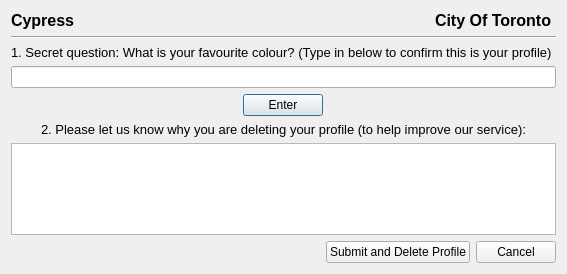
<?xml version="1.0" encoding="UTF-8"?>
<ui version="4.0">
 <class>deleteProfileFeedback</class>
 <widget class="QDialog" name="deleteProfileFeedback">
  <property name="geometry">
   <rect>
    <x>0</x>
    <y>0</y>
    <width>437</width>
    <height>274</height>
   </rect>
  </property>
  <property name="windowTitle">
   <string>Delete Profile</string>
  </property>
  <layout class="QVBoxLayout" name="verticalLayout">
   <item>
    <layout class="QGridLayout" name="gridLayout_2">
     <item row="0" column="1" alignment="Qt::AlignRight">
      <widget class="QLabel" name="label_3">
       <property name="text">
        <string>&lt;html&gt;&lt;head/&gt;&lt;body&gt;&lt;p&gt;&lt;span style=&quot; font-size:12pt; font-weight:600;&quot;&gt;City Of Toronto &lt;/span&gt;&lt;/p&gt;&lt;/body&gt;&lt;/html&gt;</string>
       </property>
       <property name="scaledContents">
        <bool>true</bool>
       </property>
      </widget>
     </item>
     <item row="0" column="0">
      <widget class="QLabel" name="label_2">
       <property name="text">
        <string>&lt;html&gt;&lt;head/&gt;&lt;body&gt;&lt;p&gt;&lt;span style=&quot; font-size:12pt; font-weight:600;&quot;&gt;Cypress&lt;/span&gt;&lt;/p&gt;&lt;/body&gt;&lt;/html&gt;</string>
       </property>
       <property name="scaledContents">
        <bool>true</bool>
       </property>
      </widget>
     </item>
     <item row="2" column="0" colspan="2">
      <widget class="Line" name="line">
       <property name="orientation">
        <enum>Qt::Horizontal</enum>
       </property>
      </widget>
     </item>
    </layout>
   </item>
   <item>
    <widget class="QLabel" name="label_4">
     <property name="font">
      <font>
       <pointsize>10</pointsize>
      </font>
     </property>
     <property name="text">
      <string>1. Secret question: What is your favourite colour? (Type in below to confirm this is your profile) </string>
     </property>
    </widget>
   </item>
   <item>
    <widget class="QLineEdit" name="lineEdit"/>
   </item>
   <item alignment="Qt::AlignHCenter">
    <widget class="QPushButton" name="pushButton_3">
     <property name="text">
      <string>Enter</string>
     </property>
    </widget>
   </item>
   <item alignment="Qt::AlignBottom">
    <widget class="QLabel" name="label">
     <property name="font">
      <font>
       <pointsize>10</pointsize>
      </font>
     </property>
     <property name="text">
      <string>2. Please let us know why you are deleting your profile (to help improve our service):</string>
     </property>
     <property name="alignment">
      <set>Qt::AlignCenter</set>
     </property>
    </widget>
   </item>
   <item>
    <widget class="QTextEdit" name="textEdit"/>
   </item>
   <item>
    <layout class="QHBoxLayout" name="horizontalLayout">
     <item alignment="Qt::AlignRight">
      <widget class="QPushButton" name="pushButton_2">
       <property name="sizePolicy">
        <sizepolicy hsizetype="Expanding" vsizetype="Preferred">
         <horstretch>2</horstretch>
         <verstretch>0</verstretch>
        </sizepolicy>
       </property>
       <property name="text">
        <string>Submit and Delete Profile</string>
       </property>
      </widget>
     </item>
     <item alignment="Qt::AlignLeft|Qt::AlignVCenter">
      <widget class="QPushButton" name="pushButton">
       <property name="text">
        <string>Cancel</string>
       </property>
      </widget>
     </item>
    </layout>
   </item>
  </layout>
 </widget>
 <resources/>
 <connections/>
</ui>
